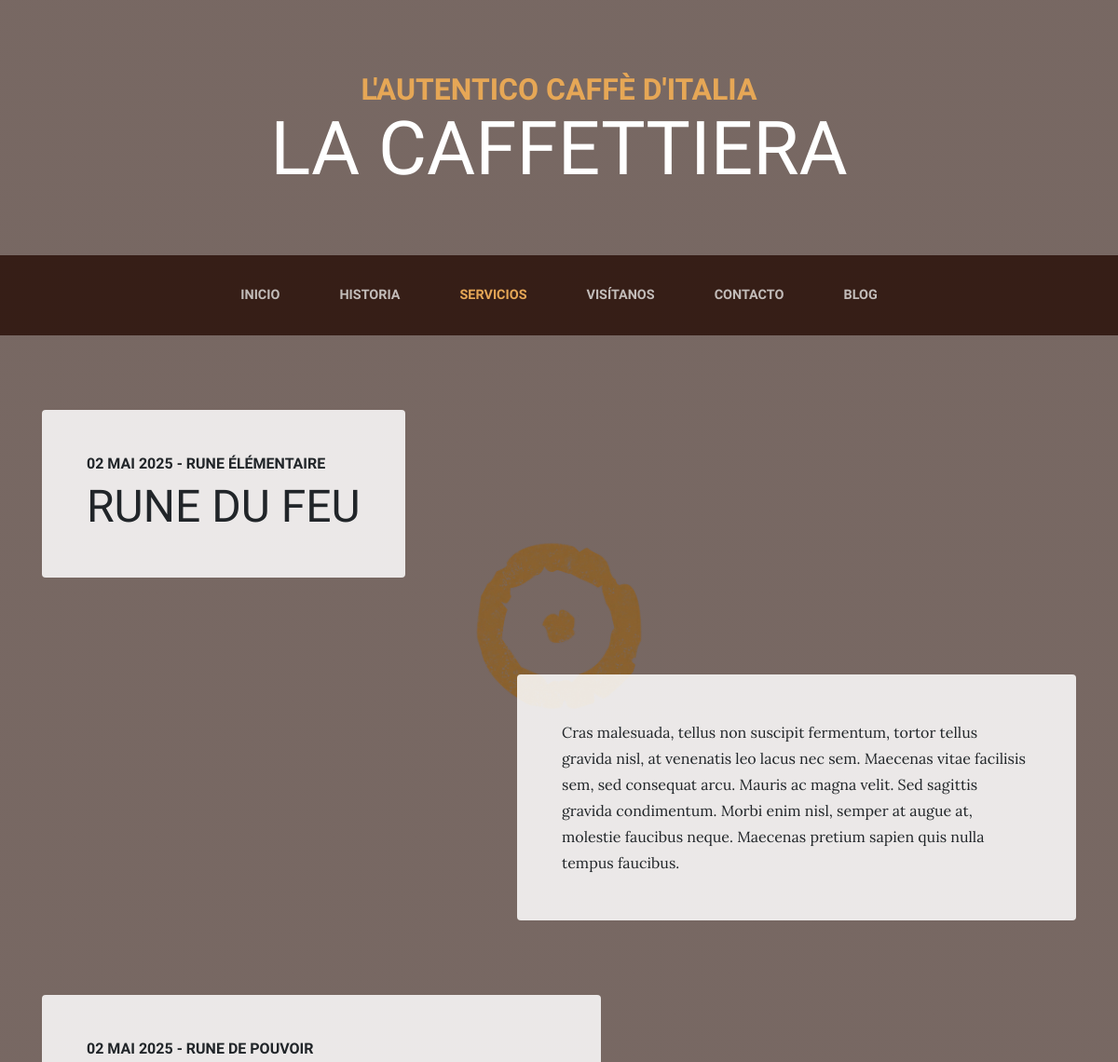
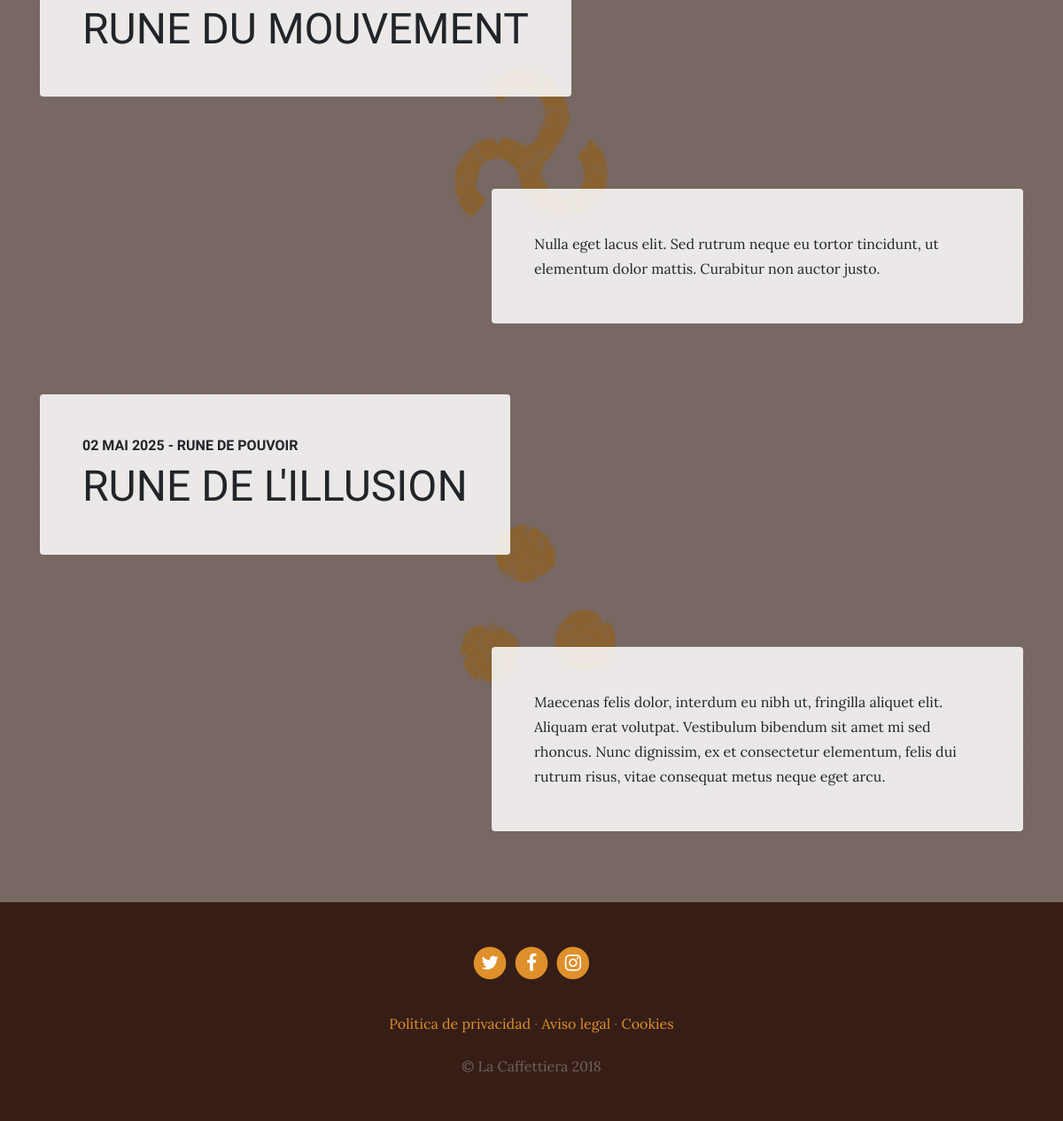
Page /services/ on the committed database (2 pictures, top to bottom).
### servicios/models.py (models this page shows, shortened)
class Servicio(models.Model):
    titulo = models.CharField(verbose_name = "Nom")
    subtitulo = models.CharField(verbose_name = "Sous-Titre")
    descripcion = models.TextField(verbose_name = "Description")
    imagen = models.ImageField(verbose_name = "Image", upload_to="servicios")
    fecha_creacion = models.DateTimeField(auto_now_add=True, verbose_name = "Date création")
    fecha_actualizacion = models.DateTimeField(auto_now=True, verbose_name = "Date modification")
    class Meta:
        verbose_name = "Service"
        verbose_name_plural = "Services"
        ordering = ["-fecha_actualizacion"]

### servicios/views.py (the view)
# urls.py: path('', views.servicios, name="nm_servicios"),
def servicios(request):
    todos_los_servicios = Servicio.objects.all()
    return render(request, "servicios/services.html", {'srvcs':todos_los_servicios})

### servicios/templates/servicios/services.html (shortened to what this page needs)
{% extends 'core/base.html' %}
{% load static %}
{% block contenido %}
{% for servicio in srvcs %}
<section class="page-section">
  <div class="container">
    <div class="product-item">
      <div class="product-item-title d-flex">
        <div class="bg-faded p-5 d-flex mr-auto rounded">
          <h2 class="section-heading mb-0">
            <span class="section-heading-upper">{{servicio.fecha_actualizacion|date:"d F Y"}} - {{servicio.subtitulo}}</span>
            <span class="section-heading-lower">{{servicio.titulo}}</span>
          </h2>
        </div>
      </div>
      <img class="product-item-img mx-auto d-flex rounded img-fluid mb-3 mb-lg-0" style="width: 200px; height: auto;" src="{{ servicio.imagen.url }}" alt="">
      <div class="product-item-description d-flex ml-auto">
        <div class="bg-faded p-5 rounded">
          <p class="mb-0">{{servicio.descripcion}}</p>
        </div>
      </div>
    </div>
  </div>
</section>
{% endfor %}
{% endblock %}

### core/templates/core/base.html (shortened to what this page needs)
<!DOCTYPE html>
<html lang="es">
  <head>
    {% load static %}
    <link href="{% static 'core/vendor/bootstrap/css/bootstrap.min.css' %}" rel="stylesheet">
    <link href="{% static 'core/vendor/font-awesome/css/font-awesome.min.css' %}" rel="stylesheet" type="text/css">
    <link href="{% static 'core/css/business-casual.css' %}" rel="stylesheet">
  </head>
  <body>
    <h1 class="site-heading text-center text-white d-none d-lg-block">
      <span class="site-heading-upper text-primary mb-3">L'autentico caffè d'italia</span>
      <span class="site-heading-lower">La Caffettiera</span>
    </h1>
    <nav class="navbar navbar-expand-lg navbar-dark py-lg-4" id="mainNav">
      <div class="container">
        <div class="collapse navbar-collapse" id="navbarResponsive">
          <ul class="navbar-nav mx-auto">
            <li class="nav-item px-lg-4 {% if request.resolver_match.view_name == 'nm_inicio'  %}active{% endif %}">
              <a class="nav-link text-uppercase text-expanded" href="{% url 'nm_inicio' %}">Inicio</a>
            </li>
            <li class="nav-item px-lg-4 {% if request.resolver_match.view_name == 'nm_historia'  %}active{% endif %}">
              <a class="nav-link text-uppercase text-expanded" href="{% url 'nm_historia' %}">Historia</a>
            </li>
            <li class="nav-item px-lg-4 {% if request.resolver_match.view_name == 'nm_servicios'  %}active{% endif %}">
              <a class="nav-link text-uppercase text-expanded" href="{% url 'nm_servicios' %}">Servicios</a>
            </li>
            <li class="nav-item px-lg-4 {% if request.resolver_match.view_name == 'nm_visitanos'  %}active{% endif %}">
              <a class="nav-link text-uppercase text-expanded" href="{% url 'nm_visitanos' %}">Visítanos</a>
            </li>
            <li class="nav-item px-lg-4 {% if request.resolver_match.view_name == 'nm_contacto'  %}active{% endif %}">
              <a class="nav-link text-uppercase text-expanded" href="{% url 'nm_contacto' %}">Contacto</a>
            </li>
            <li class="nav-item px-lg-4 {% if request.resolver_match.view_name == 'nm_blog'  %}active{% endif %}">
              <a class="nav-link text-uppercase text-expanded" href="{% url 'nm_blog' %}">Blog</a>
            </li>
          </ul>
        </div>
      </div>
    </nav>
    {% block contenido %}
    {% endblock %}
    <footer class="footer text-faded text-center py-5">
      <div class="container">
        <p class="m-0">
	        <a href="#" class="link">
	          <span class="fa-stack fa-lg">
	            <i class="fa fa-circle fa-stack-2x"></i>
	            <i class="fa fa-twitter fa-stack-1x fa-inverse"></i>
	          </span>
	        </a>
	        <a href="#" class="link">
	          <span class="fa-stack fa-lg">
	            <i class="fa fa-circle fa-stack-2x"></i>
	            <i class="fa fa-facebook fa-stack-1x fa-inverse"></i>
	          </span>
	        </a>
	        <a href="#" class="link">
	          <span class="fa-stack fa-lg">
	            <i class="fa fa-circle fa-stack-2x"></i>
	            <i class="fa fa-instagram fa-stack-1x fa-inverse"></i>
	          </span>
	        </a>
	    </p>
        <p class="m-0 mbt">
        	<a href="{% url 'nm_ejemplo' %}" class="link">Política de privacidad</a> ·
        	<a href="{% url 'nm_ejemplo' %}" class="link">Aviso legal</a> ·
        	<a href="{% url 'nm_ejemplo' %}" class="link">Cookies</a>
		</p>
        <p class="m-0 mbt1">&copy; La Caffettiera 2018</p>
      </div>
	</footer>
  </body>
</html>

### core/static/core/css/business-casual.css (style rules this page uses)
body { font-family: 'Lora'; background: linear-gradient(rgba(47, 23, 15, 0.65), rgba(47, 23, 15, 0.65)), url("../img/bg.jpg"); background-attachment: fixed; background-position: center; background-size: cover; }
h1, h2, h3, h4, h5, h6 { font-family: 'Raleway'; }
p { line-height: 1.75; }
.text-faded { color: rgba(255, 255, 255, 0.3); }
.site-heading { margin-top: 5rem; margin-bottom: 5rem; text-transform: uppercase; line-height: 1; font-family: 'Raleway'; }
.site-heading .site-heading-upper { display: block; font-size: 2rem; font-weight: 800; }
.site-heading .site-heading-lower { font-size: 5rem; font-weight: 100; line-height: 4rem; }
.page-section { margin-top: 5rem; margin-bottom: 5rem; }
.section-heading { text-transform: uppercase; }
.section-heading .section-heading-upper { display: block; font-size: 1rem; font-weight: 800; padding-bottom:.5rem; }
.section-heading .section-heading-lower { display: block; font-size: 3rem; font-weight: 100; }
.bg-faded { background-color: rgba(255, 255, 255, 0.85); }
#mainNav { background-color: rgba(47, 23, 15, 0.9); font-family: 'Raleway'; }
#mainNav .navbar-nav .nav-item .nav-link { color: rgba(255, 255, 255, 0.7); font-weight: 800; }
#mainNav .navbar-nav .nav-item.active .nav-link { color: #e6a756; }
@media (min-width: 992px) { #mainNav .navbar-nav .nav-item .nav-link { font-size: 0.9rem; } }
@media (min-width: 992px) { .product-item .product-item-title { position: relative; z-index: 1; margin-bottom: -3rem; } }
@media (min-width: 992px) { .product-item .product-item-img { position: relative; z-index: 0; max-width: 60vw; } }
@media (min-width: 992px) { .product-item .product-item-description { position: relative; z-index: 1; margin-top: -3rem; max-width: 50vw; } }
.footer { background-color: rgba(47, 23, 15, 0.9); }
.text-primary { color: #e6a756 !important; }
.mbt { padding-top: 2rem; }
.mbt1 { padding-top: 1.25rem; }
a.link { color: #df902a; }

### rows in the picture
Servicio: fecha_actualizacion "02 MAI 2025", subtitulo "RUNE ÉLÉMENTAIRE", titulo "RUNE DU FEU", imagen (picture), descripcion "Cras malesuada, tellus non suscipit fermentum, tortor tellus gravida nisl, at venenatis leo lacus nec sem. Maecenas vitae facilisis sem, sed consequat arcu. Mauris ac magna velit. Sed sagittis gravida condimentum. Morbi enim nisl, semper at augue at, molestie faucibus neque. Maecenas pretium sapien quis nulla tempus faucibus."
Servicio: fecha_actualizacion "02 MAI 2025", subtitulo "RUNE DE POUVOIR", titulo "RUNE DU MOUVEMENT", imagen (picture), descripcion "Nulla eget lacus elit. Sed rutrum neque eu tortor tincidunt, ut elementum dolor mattis. Curabitur non auctor justo."
Servicio: fecha_actualizacion "02 MAI 2025", subtitulo "RUNE DE POUVOIR", titulo "RUNE DE L'ILLUSION", imagen (picture), descripcion "Maecenas felis dolor, interdum eu nibh ut, fringilla aliquet elit. Aliquam erat volutpat. Vestibulum bibendum sit amet mi sed rhoncus. Nunc dignissim, ex et consectetur elementum, felis dui rutrum risus, vitae consequat metus neque eget arcu."
